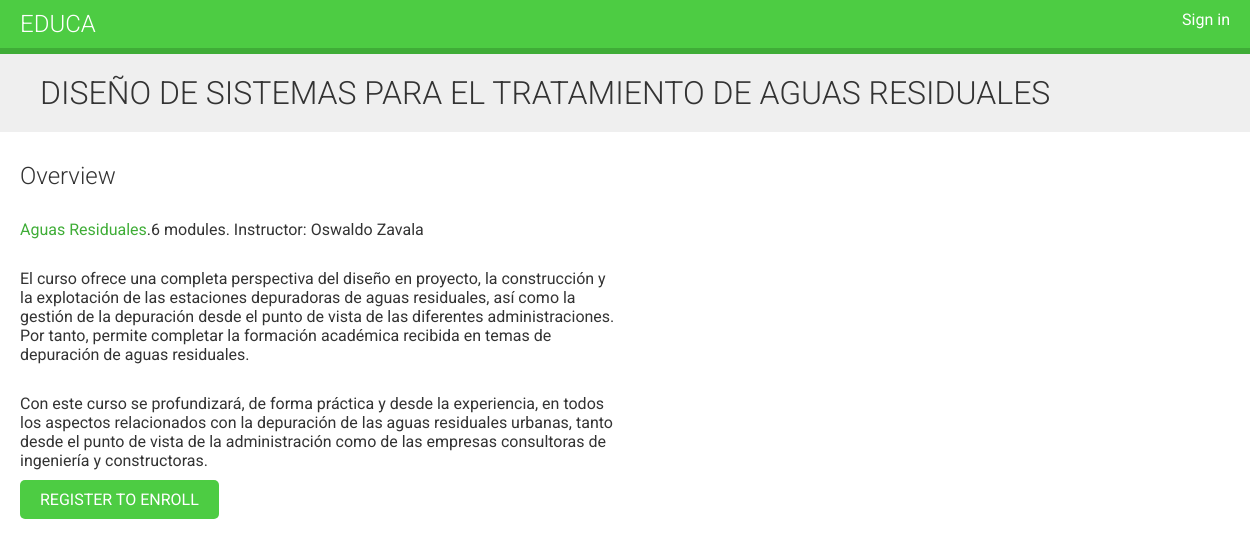
The app's page /course/diseno-de-sistemas-para-el-tratamiento-de-aguas-residuales/ with its own data.
### courses/models.py (models this page shows, shortened)
class Course(models.Model):
    owner = models.ForeignKey(User, related_name = 'courses_created', on_delete=models.CASCADE)
    subject = models.ForeignKey(Subject, related_name= 'courses', on_delete=models.CASCADE)
    title  = models.CharField(max_length=200)
    slug = models.SlugField(max_length=200, unique=True)
    overview = models.TextField()
    created = models.DateTimeField(auto_now_add=True)
    students = models.ManyToManyField(User,
                                      related_name='courses_joined',
                                      blank=True)
    class Meta:
        ordering = ['-created']

class Subject(models.Model):
    title = models.CharField(max_length=200)
    slug = models.SlugField(max_length=200, unique=True)
    class Meta:
        ordering = ['title']

### courses/views.py (the view)
# urls.py: path('<slug:slug>/', views.CourseDetailView.as_view(), name='course_detail')
class CourseDetailView(DetailView):
    model = Course
    template_name = 'courses/course/detail.html'
    def get_context_data(self, **kwargs):
        context = super().get_context_data(**kwargs)
        context['enroll_form'] = CourseEnrollForm(
                                   initial={'course':self.object})
        return context

### courses/templates/courses/course/detail.html (shortened to what this page needs)
{% extends "base.html" %}
{% block content %}
  {% with subject=object.subject %}
  <h1>
    {{ object.title }}
  </h1>
  <div class="module">
    <h2>Overview</h2>
    <p>
      <a href="{% url "course_list_subject" subject.slug %}">
          {{ subject.title }}</a>.{{ object.modules.count }} modules.
        Instructor: {{ object.owner.get_full_name }}
      </p>
        {{ object.overview|linebreaks }}
        {% if request.user.is_authenticated %}
        <form action="{% url "student_enroll_course" %}" method="post">
          {{ enroll_form }}
          {% csrf_token %}
          <input type="submit" value="Enroll now">
        </form>
        {% else %}
        <a href="{% url "student_registration" %}" class="button">
          Register to enroll
        </a>
      {% endif %}
  </div>
{% endwith %}
{% endblock %}

### courses/static/css/base.css (style rules this page uses)
body { margin:0; font-family:'Roboto', sans-serif; font-weight:400; color:#333; }
a { color:#3fad37; text-decoration:none; }
h1, h2, h3, h4, h5, h6 { font-family:'Roboto', sans-serif; font-weight:300; }
h1 { background:#efefef; width:100%; overflow:auto; padding:20px 0 20px 40px; margin:0; }
.module { padding:10px 20px; float:left; width:600px; }
.module p { margin:10px 0 20px; width:100%; float:left; }
input[type=submit], a.button { border-radius:5px; background:#4dcc43; color:#fff; font-size:16px; text-transform:uppercase; border:none; padding:10px 20px; margin:20px 0; }

### records on screen
Course: title "DISEÑO DE SISTEMAS PARA EL TRATAMIENTO DE AGUAS RESIDUALES", modules.count "6", owner.get_full_name "Oswaldo Zavala", overview "El curso ofrece una completa perspectiva del diseño en proyecto, la construcción y la explotación de las estaciones depuradoras de aguas residuales, así como la gestión de la depuración desde el punto de vista de las diferentes administraciones. Por tanto, permite completar la formación académica recibida en temas de depuración de aguas residuales. Con este curso se profundizará, de forma práctica y desde la experiencia, en todos los aspectos relacionados con la depuración de las aguas residuales urbanas, tanto desde el punto de vista de la administración como de las empresas consultoras de ingeniería y constructoras."
Subject: title "Aguas Residuales"
